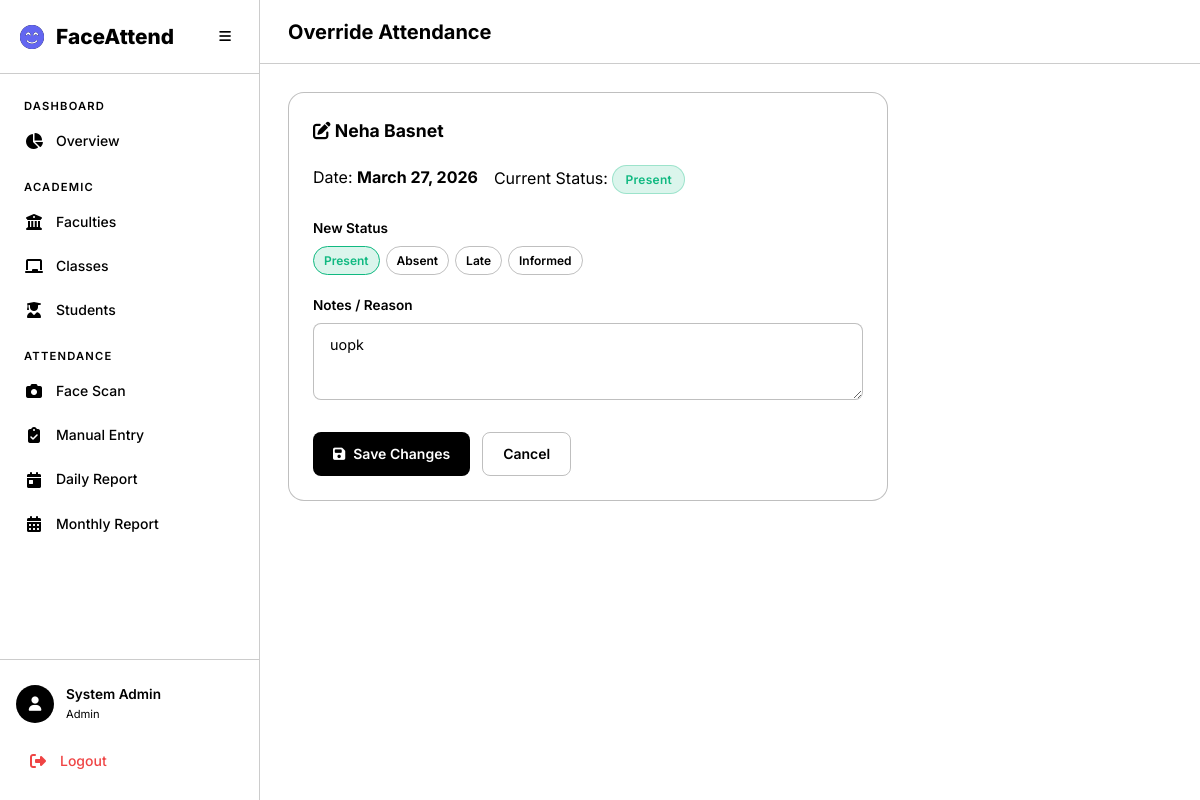
/attendance/override/2/, run on the app's committed database.
### accounts/models.py (models this page shows, shortened)
class User(AbstractUser):
    class Role(models.TextChoices):
        ADMIN = 'admin', 'Admin'
        TEACHER = 'teacher', 'Teacher'
        STUDENT = 'student', 'Student'
    role = models.CharField(
        max_length=10,
        choices=Role.choices,
        default=Role.STUDENT,
    )
    phone = models.CharField(max_length=20, blank=True)
    profile_image = models.ImageField(upload_to='profiles/', blank=True, null=True)

### attendance/models.py (models this page shows, shortened)
class Attendance(models.Model):
    class Status(models.TextChoices):
        PRESENT = 'present', 'Present'
        ABSENT = 'absent', 'Absent'
        LATE = 'late', 'Late'
        INFORMED = 'informed', 'Informed'
    student = models.ForeignKey(Student, on_delete=models.CASCADE, related_name='attendances')
    date = models.DateField()
    status = models.CharField(max_length=10, choices=Status.choices, default=Status.ABSENT)
    check_in_time = models.TimeField(null=True, blank=True)
    marked_by = models.ForeignKey(
        settings.AUTH_USER_MODEL,
        on_delete=models.SET_NULL,
        null=True, blank=True,
        related_name='marked_attendances',
    )
    is_face_recognized = models.BooleanField(default=False)
    is_override = models.BooleanField(default=False)
    confidence = models.FloatField(null=True, blank=True, help_text='Face recognition confidence score')
    notes = models.TextField(blank=True)
    created_at = models.DateTimeField(auto_now_add=True)
    updated_at = models.DateTimeField(auto_now=True)
    class Meta:
        unique_together = ['student', 'date']
        ordering = ['-date', 'student__full_name']

### academics/models.py (models this page shows, shortened)
class Student(models.Model):
    user = models.OneToOneField(
        settings.AUTH_USER_MODEL,
        on_delete=models.CASCADE,
        related_name='student_profile',
        null=True, blank=True,
    )
    full_name = models.CharField(max_length=300)
    profile_image = models.ImageField(upload_to='students/profiles/')
    face_encoding = models.BinaryField(null=True, blank=True, help_text='128-d face encoding as bytes')
    enrollment_year = models.PositiveIntegerField()
    faculty = models.ForeignKey(Faculty, on_delete=models.CASCADE, related_name='students')
    academic_class = models.ForeignKey(AcademicClass, on_delete=models.CASCADE, related_name='students')
    phone = models.CharField(max_length=20, blank=True)
    guardian_phone = models.CharField(max_length=20, blank=True)
    is_phone_flagged = models.BooleanField(
        default=False,
        help_text='Mark this when the student phone number is incorrect.',
    )
    is_active = models.BooleanField(default=True)
    created_at = models.DateTimeField(auto_now_add=True)
    updated_at = models.DateTimeField(auto_now=True)
    class Meta:
        ordering = ['full_name']

### attendance/views.py (the view, shortened to what this page needs)
# urls.py: path('override/<int:pk>/', views.attendance_override, name='override'),
@login_required
@admin_required
def attendance_override(request, pk):
    attendance = get_object_or_404(Attendance, pk=pk)
    return render(request, 'attendance/override.html', {'attendance': attendance})

### templates/attendance/override.html (shortened to what this page needs)
{% extends 'base.html' %}
{% block page_title %}{% if is_teacher %}Correct{% else %}Override{% endif %} Attendance{% endblock %}
{% block content %}
<div class="card animate-fade-in" style="max-width: 600px;">
    <div class="card-header">
        <h3 class="card-title">
            <i class="fas fa-edit"></i> {{ attendance.student.full_name }}
        </h3>
    </div>
    <div class="d-flex gap-2 mb-3">
        <div>
            <span class="text-muted">Date:</span>
            <strong>{{ attendance.date }}</strong>
        </div>
        <div>
            <span class="text-muted">Current Status:</span>
            <span class="badge badge-{{ attendance.status }}">{{ attendance.get_status_display }}</span>
        </div>
    </div>
    <form method="post">
        <div class="form-group">
            <label class="form-label">New Status</label>
            <div class="status-radio-group" style="flex-wrap: wrap;">
                {% for value, label in attendance.Status.choices %}
                <label for="s_{{ value }}" class="status-radio-label label-{{ value }}">{{ label }}</label>
                {% endfor %}
            </div>
        </div>
        <div class="form-group">
            <label class="form-label">Notes / Reason</label>
            <textarea name="notes" class="form-textarea" rows="3"
                placeholder="Reason for the change...">{{ attendance.notes }}</textarea>
        </div>
        <div class="form-actions">
            <button type="submit" class="btn btn-primary"><i class="fas fa-save"></i> Save Changes</button>
            <a href="javascript:history.back()" class="btn btn-outline">Cancel</a>
        </div>
    </form>
</div>
{% endblock %}

### templates/base.html (shortened to what this page needs)
<!DOCTYPE html>
<html lang="en" data-theme="dark">
<head>
    <link rel="stylesheet" href="https://cdnjs.cloudflare.com/ajax/libs/font-awesome/6.5.1/css/all.min.css">
    {% load static %}
    <link rel="stylesheet" href="{% static 'css/style.css' %}">
</head>
<body>
    {% if user.is_authenticated %}
    <div class="app-layout">
        <aside class="sidebar" id="sidebar">
            <div class="sidebar-header">
                <div class="logo">
                    <i class="fas fa-face-smile-beam"></i>
                    <span>FaceAttend</span>
                </div>
                <button class="sidebar-toggle" id="sidebarToggle">
                    <i class="fas fa-bars"></i>
                </button>
            </div>
            <nav class="sidebar-nav">
                {% if user.role == 'admin' %}
                <div class="nav-section">
                    <span class="nav-section-title">Dashboard</span>
                    <a href="{% url 'academics:admin_dashboard' %}" class="nav-link {% if request.resolver_match.url_name == 'admin_dashboard' %}active{% endif %}">
                        <i class="fas fa-chart-pie"></i><span>Overview</span>
                    </a>
                </div>
                <div class="nav-section">
                    <span class="nav-section-title">Academic</span>
                    <a href="{% url 'academics:faculty_list' %}" class="nav-link {% if 'faculty' in request.resolver_match.url_name %}active{% endif %}">
                        <i class="fas fa-building-columns"></i><span>Faculties</span>
                    </a>
                    <a href="{% url 'academics:class_list' %}" class="nav-link {% if 'class' in request.resolver_match.url_name %}active{% endif %}">
                        <i class="fas fa-chalkboard"></i><span>Classes</span>
                    </a>
                    <a href="{% url 'academics:student_list' %}" class="nav-link {% if 'student' in request.resolver_match.url_name %}active{% endif %}">
                        <i class="fas fa-user-graduate"></i><span>Students</span>
                    </a>
                </div>
                <div class="nav-section">
                    <span class="nav-section-title">Attendance</span>
                    <a href="{% url 'attendance:camera' %}" class="nav-link {% if request.resolver_match.url_name == 'camera' %}active{% endif %}">
                        <i class="fas fa-camera"></i><span>Face Scan</span>
                    </a>
                    <a href="{% url 'attendance:manual' %}" class="nav-link {% if request.resolver_match.url_name == 'manual' %}active{% endif %}">
                        <i class="fas fa-clipboard-check"></i><span>Manual Entry</span>
                    </a>
                    <a href="{% url 'attendance:daily_report' %}" class="nav-link {% if request.resolver_match.url_name == 'daily_report' %}active{% endif %}">
                        <i class="fas fa-calendar-day"></i><span>Daily Report</span>
                    </a>
                    <a href="{% url 'attendance:monthly_report' %}" class="nav-link {% if request.resolver_match.url_name == 'monthly_report' %}active{% endif %}">
                        <i class="fas fa-calendar-alt"></i><span>Monthly Report</span>
                    </a>
                </div>
                {% endif %}
            </nav>
            <div class="sidebar-footer">
                <div class="user-card">
                    <div class="user-avatar">
                        <i class="fas fa-user"></i>
                    </div>
                    <div class="user-info">
                        <span class="user-name">{{ user.get_full_name|default:user.username }}</span>
                        <span class="user-role">{{ user.get_role_display }}</span>
                    </div>
                </div>
                <a href="{% url 'accounts:logout' %}" class="nav-link logout-link">
                    <i class="fas fa-sign-out-alt"></i><span>Logout</span>
                </a>
            </div>
        </aside>
        <main class="main-content">
            <header class="top-bar">
                <h1 class="page-title">{% block page_title %}Dashboard{% endblock %}</h1>
            </header>
            <div class="content-area">
                {% block content %}{% endblock %}
            </div>
        </main>
    </div>
    {% else %}
    <div class="auth-layout">
        {% block auth_content %}{% endblock %}
    </div>
    {% endif %}
</body>
</html>

### data on the page
User: get_full_name "System Admin", role "Admin"
Attendance: student.full_name "Neha Basnet", date "March 27, 2026", status "Present", notes "uopk"

### other printed values
{{ label }} "Present" "Absent" "Late" "Informed"
